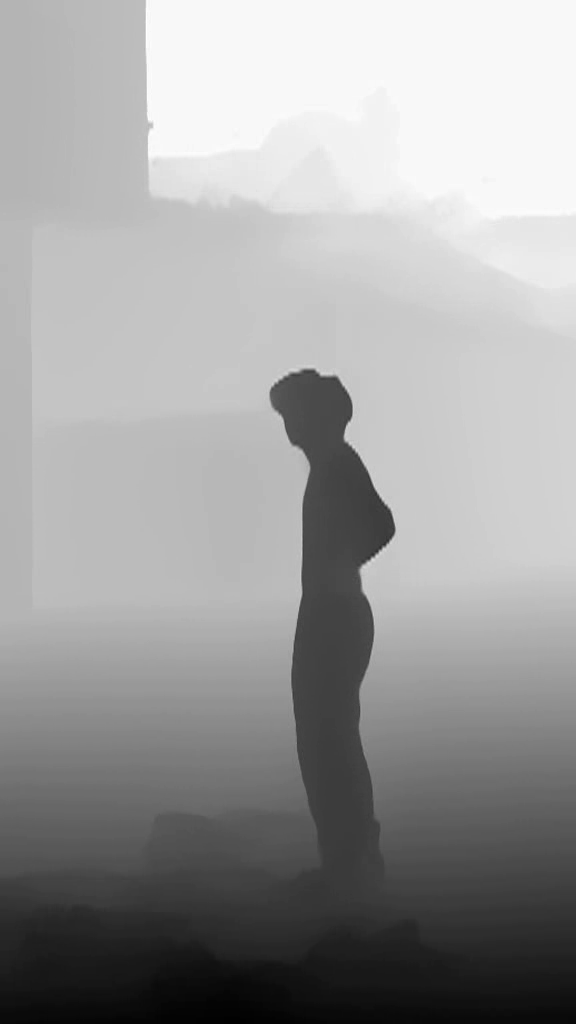
#> input picture frame 260 of DepthVideoFog/depth.mp4, 576 x 1024 px, given in place of o.mkv, which was not available
$ python main.py
#> lines starting #> are read from the running program, lines starting #| are printed output that depends on the picture
import cv2 as cv


class BinFinder:
    def __init__(self, b: int):
        self.a: int = 0
        self.b: int = b
        self.c: int = int(b / 2)

    def left(self):
        self.b = self.c
        self.c = int((self.a + self.b) / 2)

    def right(self):
        self.a = self.c
        self.c = int((self.a + self.b) / 2)


def save_frame(v: cv.VideoCapture, n: int):
    v.set(cv.CAP_PROP_POS_FRAMES, n)
    r, f = v.read()
    if r:
        cv.imwrite(f"f{n}.png", f)
        print(f"Save f{n}")
    else:
        print("wrong save_frame")


if __name__ == "__main__":
    v: cv.VideoCapture = cv.VideoCapture("o.mkv")

    c: int = int(v.get(cv.CAP_PROP_FRAME_COUNT))
    bf: BinFinder = BinFinder(c)

    for i in range(5):
        print(i)
        save_frame(v, bf.c)
        if i % 2 == 0:
            bf.left()
        else:
            bf.right()
#> this loop made 5 passes
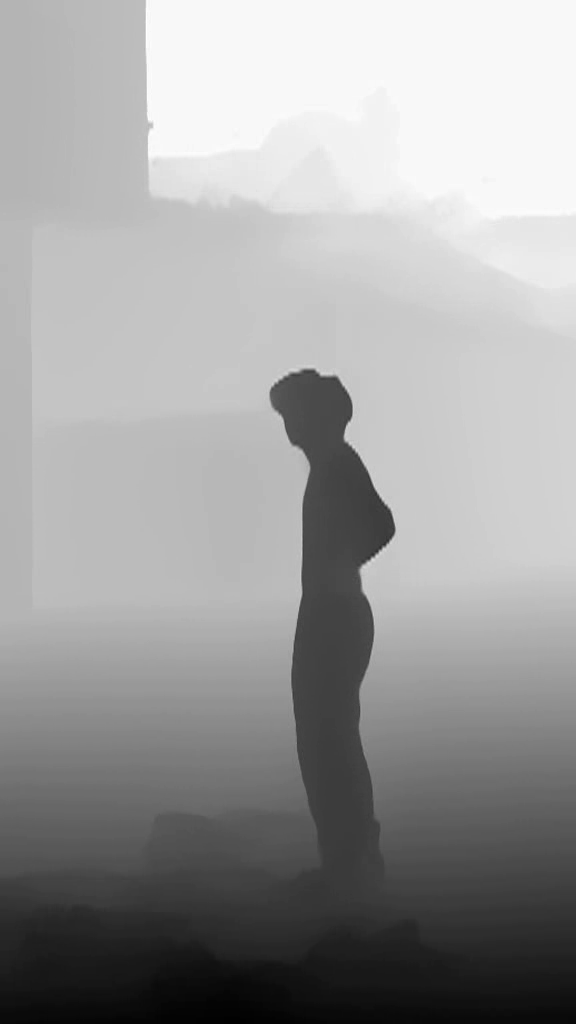
#> input picture frame 260 of DepthVideoFog/depth.mp4, 576 x 1024 px, given in place of o.mkv, which was not available
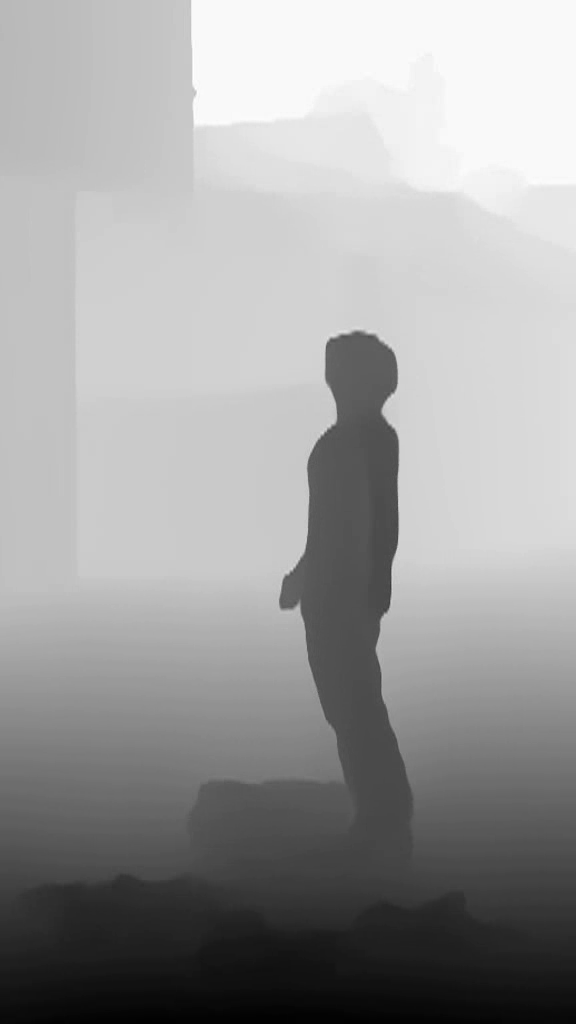
#> input picture frame 130 of DepthVideoFog/depth.mp4, 576 x 1024 px, given in place of o.mkv, which was not available
#> pass 3, in save_frame (call 3), `r, f = v.read()`:
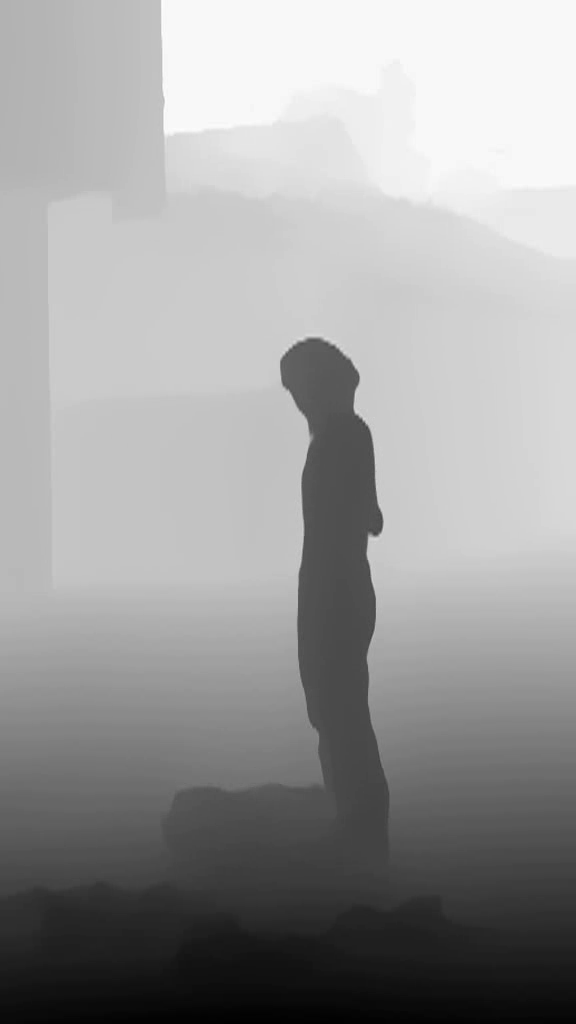
#> f: shape (1024, 576, 3); min 0, max 255, mean 156.1

    v.release()

$ run again, starting later in the video
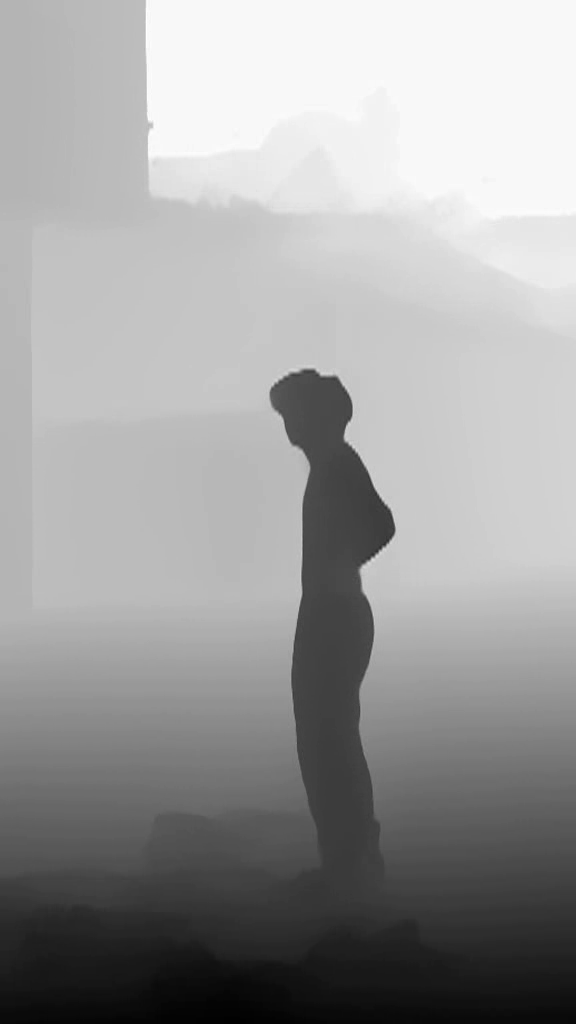
#> input picture frame 260 of DepthVideoFog/depth.mp4, 576 x 1024 px, given in place of o.mkv, which was not available
#> the loop `for i in range(5):` made 5 passes
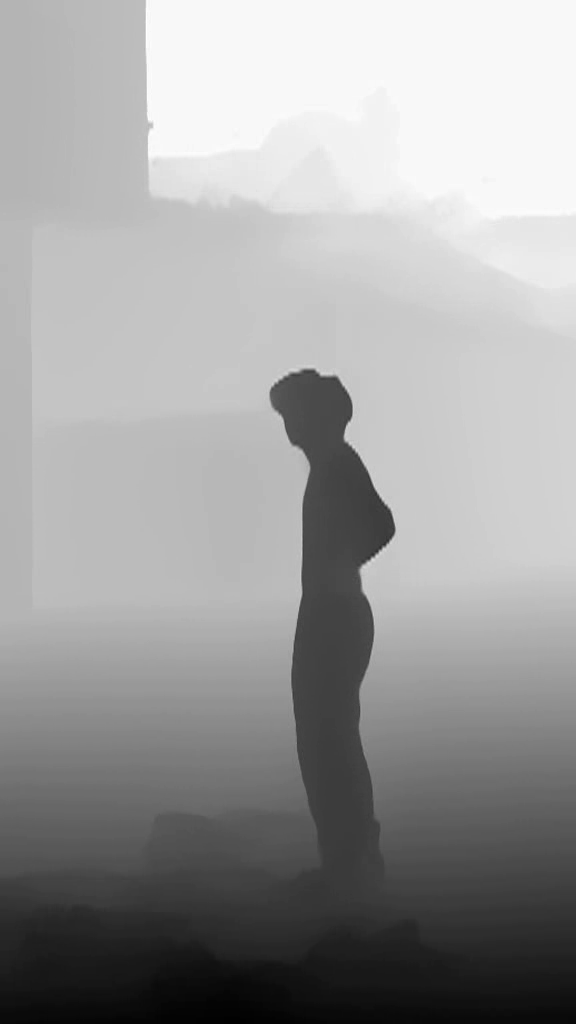
#> input picture frame 260 of DepthVideoFog/depth.mp4, 576 x 1024 px, given in place of o.mkv, which was not available
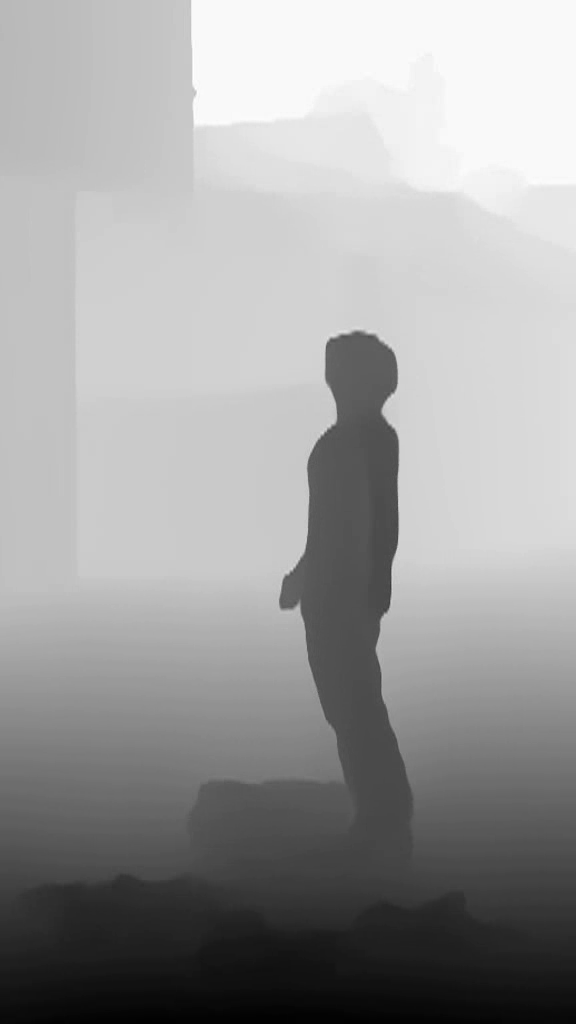
#> input picture frame 130 of DepthVideoFog/depth.mp4, 576 x 1024 px, given in place of o.mkv, which was not available

$ run again, starting later in the video
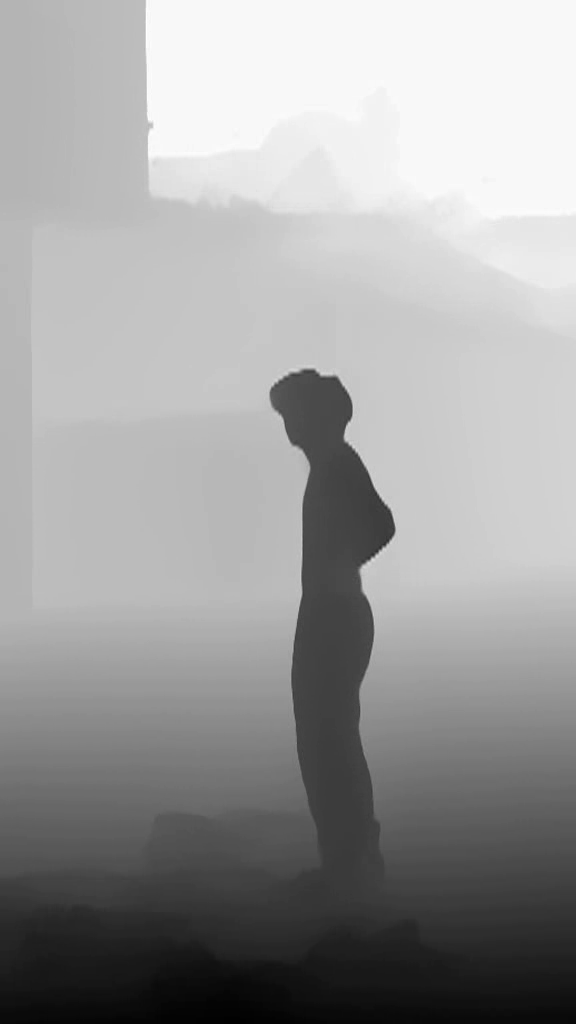
#> input picture frame 260 of DepthVideoFog/depth.mp4, 576 x 1024 px, given in place of o.mkv, which was not available
#> the loop `for i in range(5):` made 5 passes
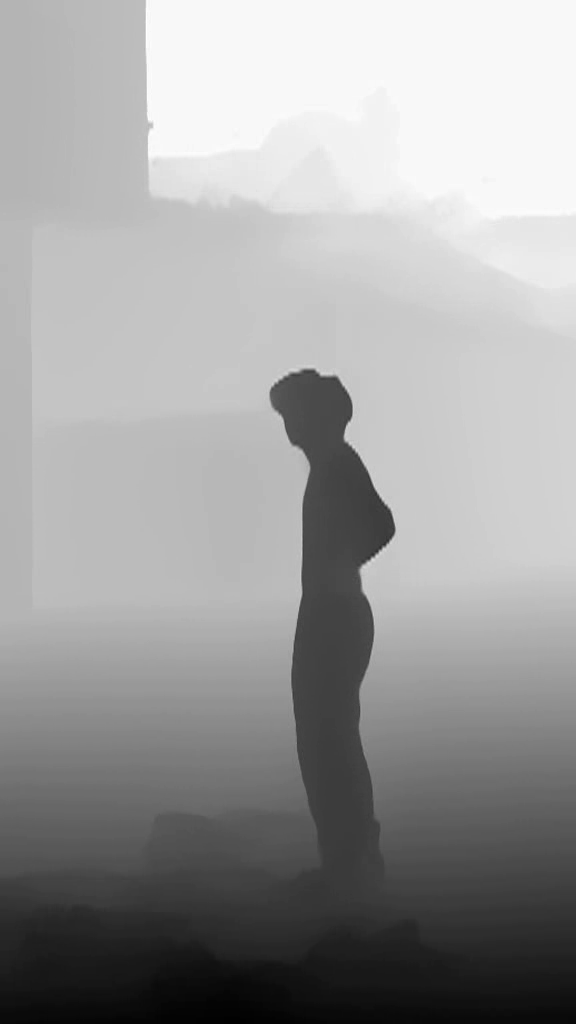
#> input picture frame 260 of DepthVideoFog/depth.mp4, 576 x 1024 px, given in place of o.mkv, which was not available
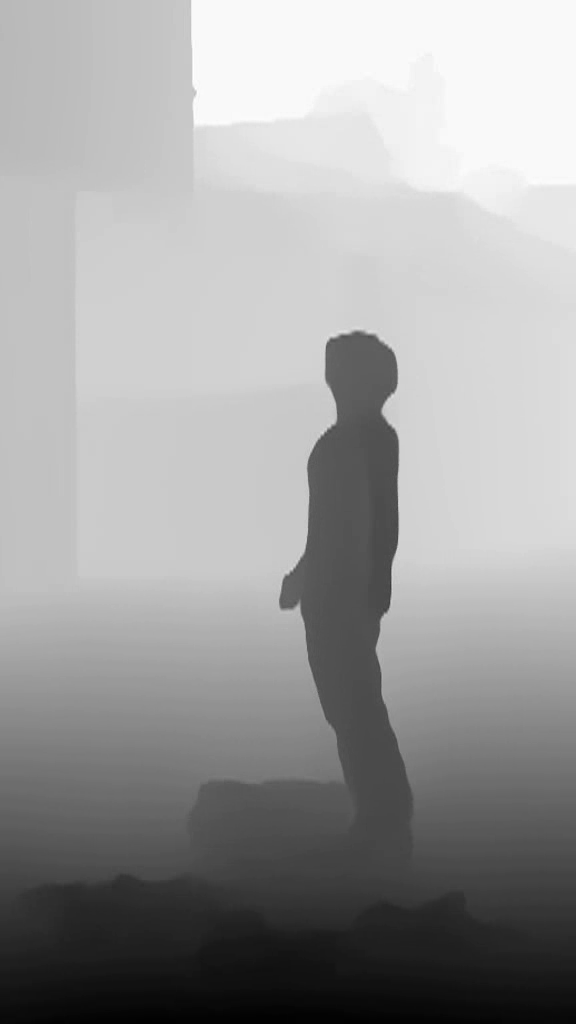
#> input picture frame 130 of DepthVideoFog/depth.mp4, 576 x 1024 px, given in place of o.mkv, which was not available
